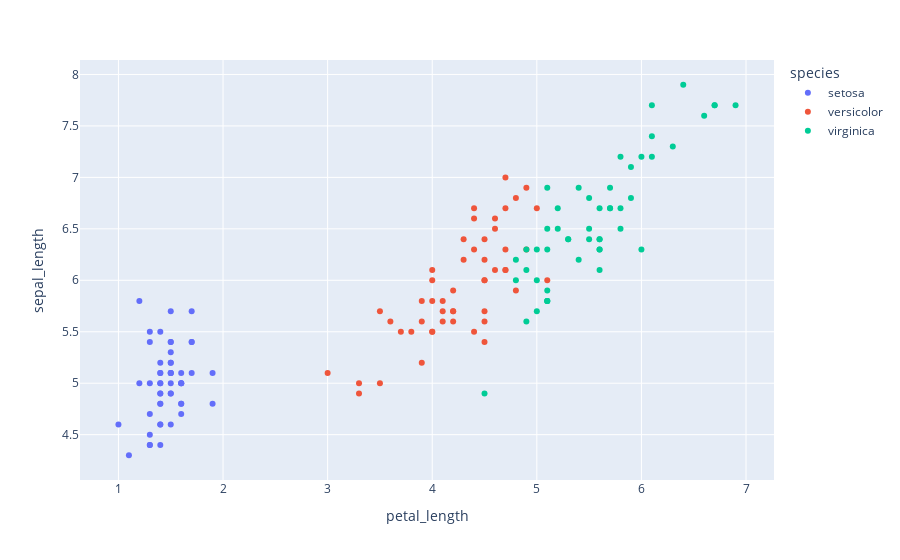

Write notebook code for a chart like this one.
### Code cell
px.scatter(iris_df , x = 'petal_length' , y = 'sepal_length' , color = 'species')

### Figure 1 — Plotly figure (JSON) as saved in the notebook; plotly's stock layout.template omitted (floating-point values rounded to 4 significant figures)
{"data": [{"hovertemplate": "species=setosa<br>petal_length=%{x}<br>sepal_length=%{y}<extra></extra>", "legendgroup": "setosa", "marker": {"color": "#636efa", "symbol": "circle"}, "mode": "markers", "name": "setosa", "orientation": "v", "showlegend": true, "type": "scatter", "x": [1.4, 1.4, 1.3, 1.5, 1.4, 1.7, 1.4, 1.5, 1.4, 1.5, 1.5, 1.6, 1.4, 1.1, 1.2, 1.5, 1.3, 1.4, 1.7, 1.5, 1.7, 1.5, 1.0, 1.7, 1.9, 1.6, 1.6, 1.5, 1.4, 1.6, 1.6, 1.5, 1.5, 1.4, 1.5, 1.2, 1.3, 1.4, 1.3, 1.5, 1.3, 1.3, 1.3, 1.6, 1.9, 1.4, 1.6, 1.4, 1.5, 1.4], "xaxis": "x", "y": [5.1, 4.9, 4.7, 4.6, 5.0, 5.4, 4.6, 5.0, 4.4, 4.9, 5.4, 4.8, 4.8, 4.3, 5.8, 5.7, 5.4, 5.1, 5.7, 5.1, 5.4, 5.1, 4.6, 5.1, 4.8, 5.0, 5.0, 5.2, 5.2, 4.7, 4.8, 5.4, 5.2, 5.5, 4.9, 5.0, 5.5, 4.9, 4.4, 5.1, 5.0, 4.5, 4.4, 5.0, 5.1, 4.8, 5.1, 4.6, 5.3, 5.0], "yaxis": "y"}, {"hovertemplate": "species=versicolor<br>petal_length=%{x}<br>sepal_length=%{y}<extra></extra>", "legendgroup": "versicolor", "marker": {"color": "#EF553B", "symbol": "circle"}, "mode": "markers", "name": "versicolor", "orientation": "v", "showlegend": true, "type": "scatter", "x": [4.7, 4.5, 4.9, 4.0, 4.6, 4.5, 4.7, 3.3, 4.6, 3.9, 3.5, 4.2, 4.0, 4.7, 3.6, 4.4, 4.5, 4.1, 4.5, 3.9, 4.8, 4.0, 4.9, 4.7, 4.3, 4.4, 4.8, 5.0, 4.5, 3.5, 3.8, 3.7, 3.9, 5.1, 4.5, 4.5, 4.7, 4.4, 4.1, 4.0, 4.4, 4.6, 4.0, 3.3, 4.2, 4.2, 4.2, 4.3, 3.0, 4.1], "xaxis": "x", "y": [7.0, 6.4, 6.9, 5.5, 6.5, 5.7, 6.3, 4.9, 6.6, 5.2, 5.0, 5.9, 6.0, 6.1, 5.6, 6.7, 5.6, 5.8, 6.2, 5.6, 5.9, 6.1, 6.3, 6.1, 6.4, 6.6, 6.8, 6.7, 6.0, 5.7, 5.5, 5.5, 5.8, 6.0, 5.4, 6.0, 6.7, 6.3, 5.6, 5.5, 5.5, 6.1, 5.8, 5.0, 5.6, 5.7, 5.7, 6.2, 5.1, 5.7], "yaxis": "y"}, {"hovertemplate": "species=virginica<br>petal_length=%{x}<br>sepal_length=%{y}<extra></extra>", "legendgroup": "virginica", "marker": {"color": "#00cc96", "symbol": "circle"}, "mode": "markers", "name": "virginica", "orientation": "v", "showlegend": true, "type": "scatter", "x": [6.0, 5.1, 5.9, 5.6, 5.8, 6.6, 4.5, 6.3, 5.8, 6.1, 5.1, 5.3, 5.5, 5.0, 5.1, 5.3, 5.5, 6.7, 6.9, 5.0, 5.7, 4.9, 6.7, 4.9, 5.7, 6.0, 4.8, 4.9, 5.6, 5.8, 6.1, 6.4, 5.6, 5.1, 5.6, 6.1, 5.6, 5.5, 4.8, 5.4, 5.6, 5.1, 5.1, 5.9, 5.7, 5.2, 5.0, 5.2, 5.4, 5.1], "xaxis": "x", "y": [6.3, 5.8, 7.1, 6.3, 6.5, 7.6, 4.9, 7.3, 6.7, 7.2, 6.5, 6.4, 6.8, 5.7, 5.8, 6.4, 6.5, 7.7, 7.7, 6.0, 6.9, 5.6, 7.7, 6.3, 6.7, 7.2, 6.2, 6.1, 6.4, 7.2, 7.4, 7.9, 6.4, 6.3, 6.1, 7.7, 6.3, 6.4, 6.0, 6.9, 6.7, 6.9, 5.8, 6.8, 6.7, 6.7, 6.3, 6.5, 6.2, 5.9], "yaxis": "y"}], "layout": {"legend": {"title": {"text": "species"}, "tracegroupgap": 0}, "margin": {"t": 60}, "xaxis": {"anchor": "y", "domain": [0, 1], "title": {"text": "petal_length"}}, "yaxis": {"anchor": "x", "domain": [0, 1], "title": {"text": "sepal_length"}}}}
